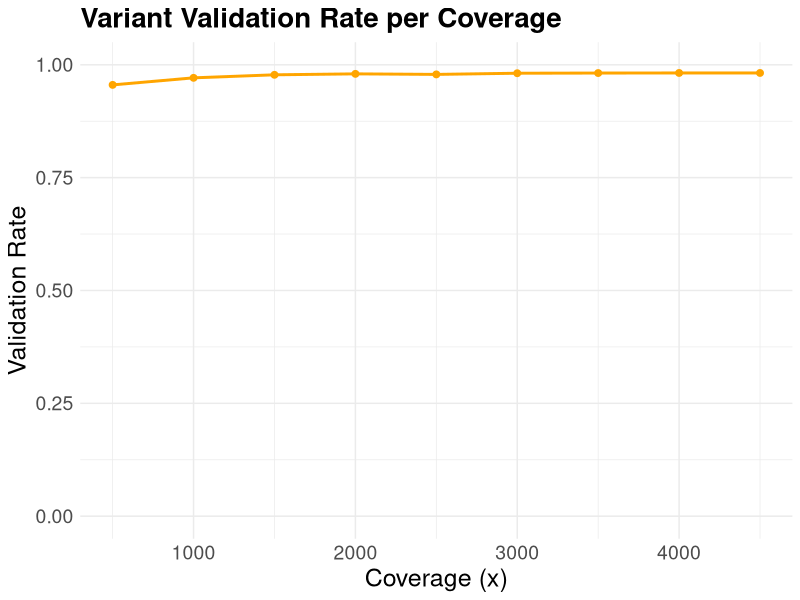

Here is the R script that generated this plot:
library(ggplot2)
library(dplyr)
library(tidyr)
library(tidyverse)
library(reshape2)

########################################## Fig2A ##########################################
# Data
coverage <- c(500, 1000, 1500, 2000, 2500, 3000, 3500, 4000, 4500)
validation_rate <- c(0.9555, 0.9711, 0.9778, 0.9799, 0.9787, 0.9813, 0.9817, 0.9819,0.9819)
data <- data.frame(Coverage = coverage, ValidationRate = validation_rate)

# Plot
ggplot(data, aes(x = Coverage, y = ValidationRate)) +
  geom_line(color = "orange", size = 1) +
  geom_point(color = "orange", size = 2) +
  labs(title = "Variant Validation Rate per Coverage", 
       x = "Coverage (x)", 
       y = "Validation Rate") +
  ylim(0, 1) +
  theme_minimal() +
  theme(text = element_text(size = 16),
        axis.title = element_text(size = 18),
        axis.text = element_text(size = 14),
        plot.title = element_text(size = 20, face = "bold"))

########################################## Fig2B ##########################################

data <- data.frame(
  expectedVAFrange = rep(c("VAF<0.01", "0.01≤VAF<0.02", "0.02≤VAF<0.05", "0.05≤VAF<0.10", "VAF≥0.10"), 2),
  coverage = factor(c(
    rep("4000x", 5),
    rep("500x", 5)
  ), levels = c("500x", "4000x")),
  recall_rate = c(
    # 4000x
    0.9742519717, 0.9560608736, 0.9867675554, 0.9762574652, 0.9909701658,
    # 500x
    0.6548925822, 0.9341421427, 0.9808647101, 0.971674132, 0.9882678066
  ),
  variant_count = c(
    # SNVs counts
    372145, 2203321, 679164, 1863491, 424814,
    # Same counts for 500x
    372145, 2203321, 679164, 1863491, 424814
  )
)

# Set the correct factor levels to ensure proper ordering
data$expectedVAFrange <- factor(data$expectedVAFrange,
                                levels = c("VAF<0.01", "0.01≤VAF<0.02", "0.02≤VAF<0.05", "0.05≤VAF<0.10", "VAF≥0.10"))

# Create an x-axis with sample counts included for all points
data$x_label <- paste0(data$expectedVAFrange, "\n(n=", data$variant_count, ")")

data$x_label <- factor(data$x_label, 
                       levels = unique(data$x_label[order(data$expectedVAFrange)]))

# Create the line plot
vaf_plot <- ggplot(data, aes(x = x_label, y = recall_rate, 
                             group = coverage, color = coverage)) +
  geom_line(size = 1.2) +
  geom_point(size = 3) +
  # Add text labels for recall rates
  geom_text(aes(label = sprintf("%.4f", recall_rate), 
                vjust = ifelse(coverage == "4000x", -1.8, 2.5)), 
            hjust = 0.5, 
            size = 4) +
  # Set specific colors for 4000x and 500x
  scale_color_manual(values = c("500x" = "#0077BB", "4000x" = "#EE3377")) +
  # Y-axis settings
  scale_y_continuous(
    limits = c(0.6, 1.0),  # Convert to decimal range
    breaks = seq(0.6, 1.0, 0.1),  # Convert breaks to decimals
    labels = function(x) sprintf("%.1f", x),  # Format as decimal
    expand = expansion(mult = c(0, 0.1))
  ) +
  # Labels
  labs(
    title = "SNV Validation Rate per Truth Set VAF",
    x = "Expected VAF",
    y = "Recall Rate",
    color = "Coverage"
  ) +
  # Custom theme settings (maintained from original)
  theme_minimal() +
  theme(
    axis.text.x = element_text(size = 11),
    axis.text.y = element_text(size = 11),
    axis.title = element_text(size = 13),
    plot.title = element_text(size = 18, hjust = 0.5),
    plot.subtitle = element_text(size = 14, hjust = 0.5),
    legend.position = "top",
    legend.title = element_text(size = 12),
    legend.text = element_text(size = 11),
    panel.grid.minor = element_blank(),
    panel.grid.major.x = element_blank(),
    plot.background = element_rect(fill = "white", color = NA),
    panel.background = element_rect(fill = "white", color = NA)
  )


########################################## Fig2C ##########################################

data <- data.frame(
  Variant_Type = c("SNVs (N=6,037,703)", "Indels (N=1,832,989)", "SVs (N=51,006)"),
  Alignment_Recall = c(0.9325612737, 0.8669380995, 0.9372230718),
  Percent_Rescued = c(0.007846030187, 0.1011609999, 0.02235031173)
)

# IMPORTANT FIX: The factor levels in your code don't match the actual data values
# Set the factor levels to match the actual values in your data
data$Variant_Type <- factor(data$Variant_Type, 
                            levels = c("SNVs (N=6,037,703)", 
                                       "Indels (N=1,832,989)", 
                                       "SVs (N=51,006)"))

# Calculate total values for each variant type
data$Total <- data$Alignment_Recall + data$Percent_Rescued

# Reshape the data to long format
melted_data <- melt(data, id.vars = c("Variant_Type", "Total"), 
                    variable.name = "Metric",
                    value.name = "Value")

# Reorder the levels of Metric to match the stacking order
melted_data$Metric <- factor(melted_data$Metric, 
                             levels = c("Percent_Rescued", 
                                        "Alignment_Recall"))

# Create the plot
validation_plot <- ggplot(melted_data, aes(x = Variant_Type, y = Value)) +
  geom_bar(aes(fill = Metric), stat = "identity", width = 0.7) +
  # Add text annotations for totals
  geom_text(data = data,  # Use original data frame
            aes(y = Total, label = sprintf("%.1f%%", Total * 100)),
            vjust = -0.5,
            size = 4) +
  geom_text(data = data,
            aes(y = Alignment_Recall/2, 
                label = sprintf("%.1f%%", Alignment_Recall * 100)),
            size = 4,
            color = "white") +
  scale_fill_manual(values = c("Percent_Rescued" = "#EE3377",       
                               "Alignment_Recall" = "#0077bb"),    
                    labels = c("Assembly-based Validation",
                               "Alignment-based Validation")) +
  scale_y_continuous(limits = c(0, 1.05),  # Increased upper limit to accommodate labels
                     breaks = seq(0, 1, 0.25),
                     labels = scales::percent,
                     expand = c(0, 0)) +
  labs(title = "Recall Across Variant Types",
       x = "",
       y = "Recall",
       fill = "") +
  theme_minimal() +
  theme(
    axis.text.x = element_text(size = 11),
    axis.text.y = element_text(size = 11),
    axis.title.y = element_text(size = 13),
    plot.title = element_text(size = 18, hjust = 0.5),
    legend.position = "top",
    legend.justification = "center",
    panel.grid = element_blank(),  # Remove all gridlines
    plot.background = element_rect(fill = "white", color = NA),
    panel.background = element_rect(fill = "white", color = NA)
  )

########################################## Fig2D & Fig2E ##########################################
# In separate Python scripts under the current directory.
